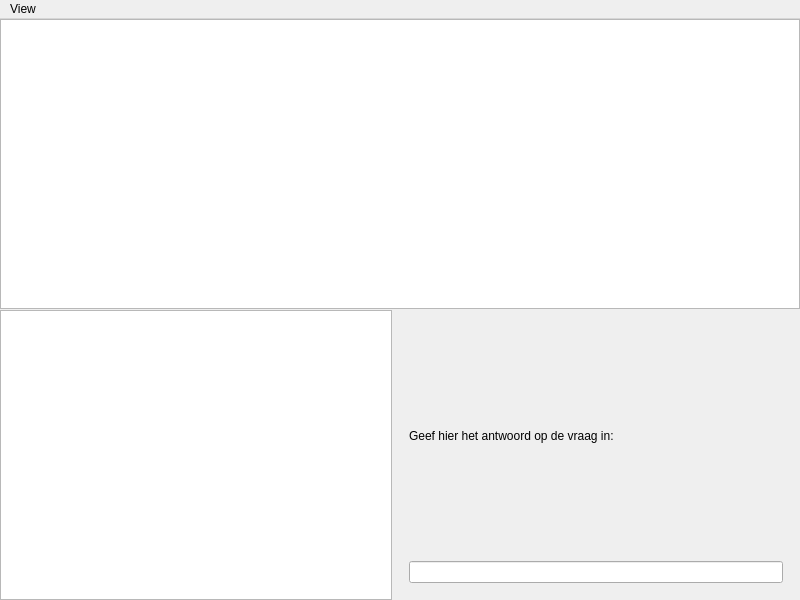
<?xml version="1.0" encoding="UTF-8"?>
<ui version="4.0">
 <class>ProgramWindow</class>
 <widget class="QMainWindow" name="ProgramWindow">
  <property name="geometry">
   <rect>
    <x>0</x>
    <y>0</y>
    <width>800</width>
    <height>600</height>
   </rect>
  </property>
  <property name="sizePolicy">
   <sizepolicy hsizetype="Minimum" vsizetype="Minimum">
    <horstretch>0</horstretch>
    <verstretch>0</verstretch>
   </sizepolicy>
  </property>
  <property name="windowTitle">
   <string>MainWindow</string>
  </property>
  <widget class="QWidget" name="centralwidget">
   <layout class="QGridLayout" name="gridLayout">
    <property name="leftMargin">
     <number>0</number>
    </property>
    <property name="topMargin">
     <number>0</number>
    </property>
    <property name="rightMargin">
     <number>0</number>
    </property>
    <property name="bottomMargin">
     <number>0</number>
    </property>
    <property name="horizontalSpacing">
     <number>17</number>
    </property>
    <property name="verticalSpacing">
     <number>1</number>
    </property>
    <item row="0" column="0" colspan="2">
     <widget class="ScreenView" name="screenView"/>
    </item>
    <item row="1" column="0">
     <widget class="QTextEdit" name="console">
      <property name="font">
       <font>
        <family>Arial</family>
        <pointsize>11</pointsize>
       </font>
      </property>
      <property name="readOnly">
       <bool>true</bool>
      </property>
      <property name="html">
       <string>&lt;!DOCTYPE HTML PUBLIC &quot;-//W3C//DTD HTML 4.0//EN&quot; &quot;http://www.w3.org/TR/REC-html40/strict.dtd&quot;&gt;
&lt;html&gt;&lt;head&gt;&lt;meta name=&quot;qrichtext&quot; content=&quot;1&quot; /&gt;&lt;style type=&quot;text/css&quot;&gt;
p, li { white-space: pre-wrap; }
&lt;/style&gt;&lt;/head&gt;&lt;body style=&quot; font-family:'Arial'; font-size:11pt; font-weight:400; font-style:normal;&quot;&gt;
&lt;p style=&quot;-qt-paragraph-type:empty; margin-top:0px; margin-bottom:0px; margin-left:0px; margin-right:0px; -qt-block-indent:0; text-indent:0px;&quot;&gt;&lt;br /&gt;&lt;/p&gt;&lt;/body&gt;&lt;/html&gt;</string>
      </property>
     </widget>
    </item>
    <item row="1" column="1">
     <layout class="QVBoxLayout" name="verticalLayout">
      <property name="leftMargin">
       <number>0</number>
      </property>
      <property name="rightMargin">
       <number>17</number>
      </property>
      <property name="bottomMargin">
       <number>17</number>
      </property>
      <item>
       <widget class="QLabel" name="question">
        <property name="font">
         <font>
          <family>Arial</family>
         </font>
        </property>
        <property name="text">
         <string>Geef hier het antwoord op de vraag in:</string>
        </property>
       </widget>
      </item>
      <item>
       <widget class="QLineEdit" name="answer"/>
      </item>
     </layout>
    </item>
   </layout>
  </widget>
  <widget class="QMenuBar" name="menubar">
   <property name="geometry">
    <rect>
     <x>0</x>
     <y>0</y>
     <width>800</width>
     <height>22</height>
    </rect>
   </property>
   <widget class="QMenu" name="menuView">
    <property name="title">
     <string>View</string>
    </property>
    <addaction name="actionShow_Variables"/>
   </widget>
   <addaction name="menuView"/>
  </widget>
  <action name="actionShow_Variables">
   <property name="text">
    <string>Show Variables</string>
   </property>
  </action>
 </widget>
 <customwidgets>
  <customwidget>
   <class>ScreenView</class>
   <extends>QGraphicsView</extends>
   <header>screenview.h</header>
  </customwidget>
 </customwidgets>
 <resources/>
 <connections/>
</ui>
